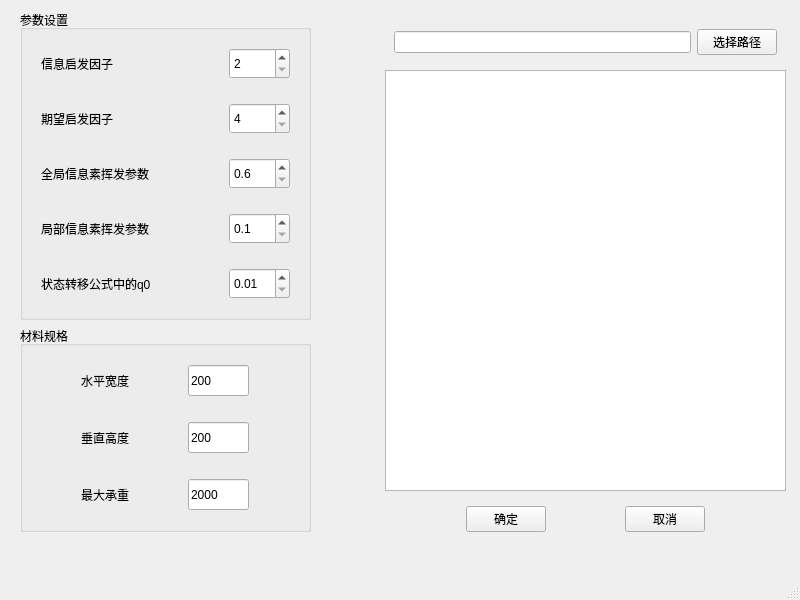
<?xml version="1.0" encoding="UTF-8"?>
<ui version="4.0">
 <class>MainWindow</class>
 <widget class="QMainWindow" name="MainWindow">
  <property name="geometry">
   <rect>
    <x>0</x>
    <y>0</y>
    <width>800</width>
    <height>600</height>
   </rect>
  </property>
  <property name="windowTitle">
   <string>MainWindow</string>
  </property>
  <widget class="QWidget" name="centralwidget">
   <widget class="QWidget" name="widget" native="true">
    <property name="geometry">
     <rect>
      <x>385</x>
      <y>20</y>
      <width>401</width>
      <height>521</height>
     </rect>
    </property>
    <layout class="QVBoxLayout" name="verticalLayout_4">
     <item>
      <widget class="QWidget" name="widget_2" native="true">
       <layout class="QHBoxLayout" name="horizontalLayout">
        <item>
         <widget class="QLineEdit" name="lineEdit"/>
        </item>
        <item>
         <widget class="QPushButton" name="pushButton">
          <property name="text">
           <string>选择路径</string>
          </property>
         </widget>
        </item>
       </layout>
      </widget>
     </item>
     <item>
      <widget class="QTableWidget" name="tableWidget"/>
     </item>
     <item>
      <widget class="QWidget" name="widget_3" native="true">
       <layout class="QHBoxLayout" name="horizontalLayout_2">
        <item>
         <spacer name="horizontalSpacer_2">
          <property name="orientation">
           <enum>Qt::Horizontal</enum>
          </property>
          <property name="sizeHint" stdset="0">
           <size>
            <width>40</width>
            <height>20</height>
           </size>
          </property>
         </spacer>
        </item>
        <item>
         <widget class="QPushButton" name="pushButton_2">
          <property name="text">
           <string>确定</string>
          </property>
         </widget>
        </item>
        <item>
         <spacer name="horizontalSpacer">
          <property name="orientation">
           <enum>Qt::Horizontal</enum>
          </property>
          <property name="sizeHint" stdset="0">
           <size>
            <width>40</width>
            <height>20</height>
           </size>
          </property>
         </spacer>
        </item>
        <item>
         <widget class="QPushButton" name="pushButton_3">
          <property name="text">
           <string>取消</string>
          </property>
         </widget>
        </item>
        <item>
         <spacer name="horizontalSpacer_3">
          <property name="orientation">
           <enum>Qt::Horizontal</enum>
          </property>
          <property name="sizeHint" stdset="0">
           <size>
            <width>40</width>
            <height>20</height>
           </size>
          </property>
         </spacer>
        </item>
       </layout>
      </widget>
     </item>
    </layout>
   </widget>
   <widget class="QWidget" name="widget_12" native="true">
    <property name="geometry">
     <rect>
      <x>20</x>
      <y>10</y>
      <width>291</width>
      <height>522</height>
     </rect>
    </property>
    <layout class="QVBoxLayout" name="verticalLayout_3">
     <item>
      <widget class="QGroupBox" name="groupBox">
       <property name="title">
        <string>参数设置</string>
       </property>
       <layout class="QVBoxLayout" name="verticalLayout_2">
        <item>
         <widget class="QWidget" name="widget_4" native="true">
          <layout class="QHBoxLayout" name="horizontalLayout_3">
           <item>
            <widget class="QLabel" name="label">
             <property name="minimumSize">
              <size>
               <width>61</width>
               <height>31</height>
              </size>
             </property>
             <property name="text">
              <string>信息启发因子</string>
             </property>
            </widget>
           </item>
           <item>
            <widget class="QDoubleSpinBox" name="doubleSpinBox">
             <property name="minimumSize">
              <size>
               <width>61</width>
               <height>31</height>
              </size>
             </property>
             <property name="maximumSize">
              <size>
               <width>61</width>
               <height>31</height>
              </size>
             </property>
             <property name="specialValueText">
              <string>2</string>
             </property>
            </widget>
           </item>
          </layout>
         </widget>
        </item>
        <item>
         <widget class="QWidget" name="widget_5" native="true">
          <layout class="QHBoxLayout" name="horizontalLayout_4">
           <item>
            <widget class="QLabel" name="label_2">
             <property name="minimumSize">
              <size>
               <width>61</width>
               <height>31</height>
              </size>
             </property>
             <property name="text">
              <string>期望启发因子</string>
             </property>
            </widget>
           </item>
           <item>
            <widget class="QDoubleSpinBox" name="doubleSpinBox_2">
             <property name="minimumSize">
              <size>
               <width>61</width>
               <height>31</height>
              </size>
             </property>
             <property name="maximumSize">
              <size>
               <width>61</width>
               <height>31</height>
              </size>
             </property>
             <property name="specialValueText">
              <string>4</string>
             </property>
            </widget>
           </item>
          </layout>
         </widget>
        </item>
        <item>
         <widget class="QWidget" name="widget_6" native="true">
          <layout class="QHBoxLayout" name="horizontalLayout_5">
           <item>
            <widget class="QLabel" name="label_3">
             <property name="minimumSize">
              <size>
               <width>61</width>
               <height>31</height>
              </size>
             </property>
             <property name="text">
              <string>全局信息素挥发参数</string>
             </property>
            </widget>
           </item>
           <item>
            <widget class="QDoubleSpinBox" name="doubleSpinBox_3">
             <property name="minimumSize">
              <size>
               <width>61</width>
               <height>31</height>
              </size>
             </property>
             <property name="maximumSize">
              <size>
               <width>31</width>
               <height>31</height>
              </size>
             </property>
             <property name="specialValueText">
              <string>0.6</string>
             </property>
             <property name="singleStep">
              <double>0.100000000000000</double>
             </property>
            </widget>
           </item>
          </layout>
         </widget>
        </item>
        <item>
         <widget class="QWidget" name="widget_7" native="true">
          <layout class="QHBoxLayout" name="horizontalLayout_6">
           <item>
            <widget class="QLabel" name="label_4">
             <property name="minimumSize">
              <size>
               <width>61</width>
               <height>31</height>
              </size>
             </property>
             <property name="text">
              <string>局部信息素挥发参数</string>
             </property>
            </widget>
           </item>
           <item>
            <widget class="QDoubleSpinBox" name="doubleSpinBox_4">
             <property name="minimumSize">
              <size>
               <width>61</width>
               <height>31</height>
              </size>
             </property>
             <property name="maximumSize">
              <size>
               <width>61</width>
               <height>31</height>
              </size>
             </property>
             <property name="specialValueText">
              <string>0.1</string>
             </property>
             <property name="singleStep">
              <double>1.000000000000000</double>
             </property>
            </widget>
           </item>
          </layout>
         </widget>
        </item>
        <item>
         <widget class="QWidget" name="widget_8" native="true">
          <layout class="QHBoxLayout" name="horizontalLayout_7">
           <item>
            <widget class="QLabel" name="label_5">
             <property name="minimumSize">
              <size>
               <width>61</width>
               <height>31</height>
              </size>
             </property>
             <property name="text">
              <string>状态转移公式中的q0</string>
             </property>
            </widget>
           </item>
           <item>
            <widget class="QDoubleSpinBox" name="doubleSpinBox_5">
             <property name="minimumSize">
              <size>
               <width>61</width>
               <height>31</height>
              </size>
             </property>
             <property name="maximumSize">
              <size>
               <width>61</width>
               <height>31</height>
              </size>
             </property>
             <property name="specialValueText">
              <string>0.01</string>
             </property>
             <property name="singleStep">
              <double>0.001000000000000</double>
             </property>
            </widget>
           </item>
          </layout>
         </widget>
        </item>
       </layout>
      </widget>
     </item>
     <item>
      <widget class="QGroupBox" name="groupBox_2">
       <property name="title">
        <string>材料规格</string>
       </property>
       <layout class="QVBoxLayout" name="verticalLayout">
        <item>
         <widget class="QWidget" name="widget_9" native="true">
          <layout class="QHBoxLayout" name="horizontalLayout_8">
           <item>
            <widget class="QLabel" name="label_6">
             <property name="minimumSize">
              <size>
               <width>61</width>
               <height>31</height>
              </size>
             </property>
             <property name="maximumSize">
              <size>
               <width>61</width>
               <height>16777215</height>
              </size>
             </property>
             <property name="text">
              <string>水平宽度</string>
             </property>
            </widget>
           </item>
           <item>
            <widget class="QLineEdit" name="lineEdit_2">
             <property name="minimumSize">
              <size>
               <width>61</width>
               <height>31</height>
              </size>
             </property>
             <property name="maximumSize">
              <size>
               <width>61</width>
               <height>16777215</height>
              </size>
             </property>
             <property name="text">
              <string>200</string>
             </property>
            </widget>
           </item>
          </layout>
         </widget>
        </item>
        <item>
         <widget class="QWidget" name="widget_10" native="true">
          <layout class="QHBoxLayout" name="horizontalLayout_9">
           <item>
            <widget class="QLabel" name="label_7">
             <property name="minimumSize">
              <size>
               <width>61</width>
               <height>31</height>
              </size>
             </property>
             <property name="maximumSize">
              <size>
               <width>61</width>
               <height>16777215</height>
              </size>
             </property>
             <property name="text">
              <string>垂直高度</string>
             </property>
            </widget>
           </item>
           <item>
            <widget class="QLineEdit" name="lineEdit_3">
             <property name="minimumSize">
              <size>
               <width>61</width>
               <height>31</height>
              </size>
             </property>
             <property name="maximumSize">
              <size>
               <width>61</width>
               <height>16777215</height>
              </size>
             </property>
             <property name="text">
              <string>200</string>
             </property>
            </widget>
           </item>
          </layout>
         </widget>
        </item>
        <item>
         <widget class="QWidget" name="widget_11" native="true">
          <layout class="QHBoxLayout" name="horizontalLayout_10">
           <item>
            <widget class="QLabel" name="label_8">
             <property name="minimumSize">
              <size>
               <width>61</width>
               <height>31</height>
              </size>
             </property>
             <property name="maximumSize">
              <size>
               <width>61</width>
               <height>16777215</height>
              </size>
             </property>
             <property name="text">
              <string>最大承重</string>
             </property>
            </widget>
           </item>
           <item>
            <widget class="QLineEdit" name="lineEdit_4">
             <property name="minimumSize">
              <size>
               <width>61</width>
               <height>31</height>
              </size>
             </property>
             <property name="maximumSize">
              <size>
               <width>61</width>
               <height>16777215</height>
              </size>
             </property>
             <property name="text">
              <string>2000</string>
             </property>
            </widget>
           </item>
          </layout>
         </widget>
        </item>
       </layout>
      </widget>
     </item>
    </layout>
   </widget>
  </widget>
  <widget class="QMenuBar" name="menubar">
   <property name="geometry">
    <rect>
     <x>0</x>
     <y>0</y>
     <width>800</width>
     <height>26</height>
    </rect>
   </property>
  </widget>
  <widget class="QStatusBar" name="statusbar"/>
 </widget>
 <resources/>
 <connections/>
</ui>
